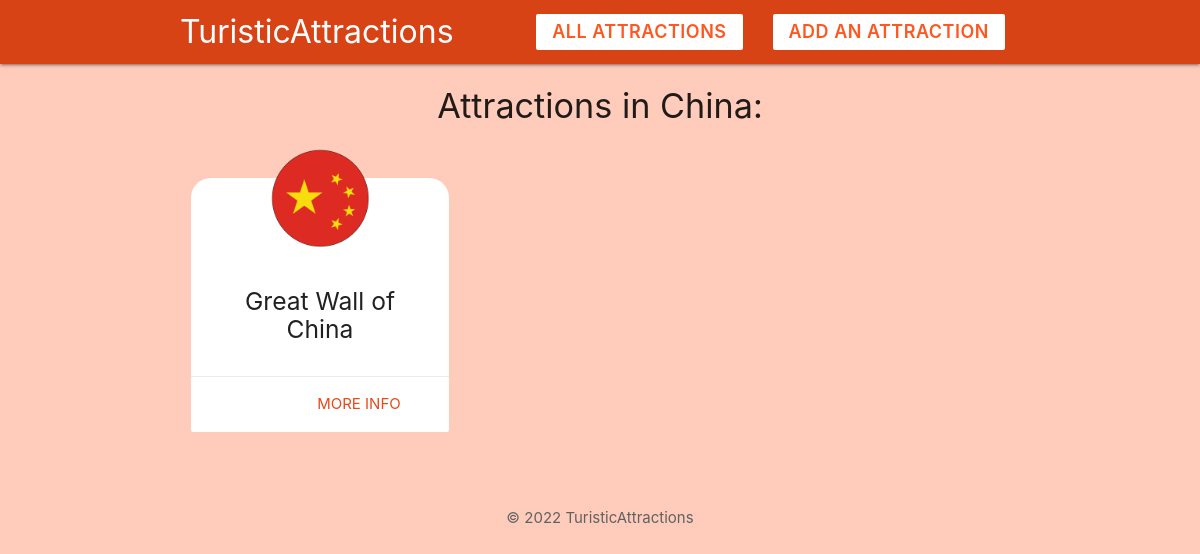
The app's page /country.php?id=3 with its own data.
### tables this page shows
CREATE TABLE `country` (
  `id` int(11) NOT NULL,
  `name` varchar(100) NOT NULL,
  `img` varchar(100) NOT NULL
);

CREATE TABLE `attraction` (
  `id` int(11) NOT NULL,
  `countryid` int(11) NOT NULL,
  `name` varchar(100) NOT NULL,
  `location` varchar(100) NOT NULL,
  `description` varchar(4000) NOT NULL,
  `best_visited` varchar(10) NOT NULL
);

### country.php (the view, shortened to what this page needs)
<?php
if (isset($_GET['id'])) {
    $countryid = mysqli_real_escape_string($conn, $_GET['id']);
}
$query = "SELECT * FROM country WHERE id = $countryid";
$result = mysqli_query($conn, $query);
$country = mysqli_fetch_assoc($result);
$query = "SELECT * FROM attraction WHERE countryid='$countryid'";
$result = mysqli_query($conn, $query);
$attractions = mysqli_fetch_all($result, MYSQLI_ASSOC);
?>
<!DOCTYPE html>
<html lang="en">
<?php include('templates/header.php'); ?>
<?php if ($country == null) : ?>
    <h1 class="center">There is no country with that ID!</h1>
    <div class="center">
        <a href="index.php" class="btn center deep-orange darken-2">Return</a>
    </div>
<?php else : ?>
    <?php if ($attractions == null) { ?>
        <div class="container center">
            <h3 class="center">No attractions in <?php echo $country['name'] ?> in database! </h3>
            <a href="add.php" class="btn center deep-orange darken-2">
                Add some
            </a>
        </div>
    <?php } else {; ?>
        <div class="container">
            <h4 class="center">Attractions in <?php echo $country['name'] ?>:</h4>
            <div class="row">
                <?php foreach ($attractions as $attraction) : ?>
                    <div class="col s12 m6 l4">
                        <div class="card z-depth-0 radius-card">
                            <img src="<?php echo $country['img']; ?>" alt="icon" class="icon-card">
                            <div class="card-content center">
                                <h5><?php echo htmlspecialchars($attraction['name']); ?></h5>
                            </div>
                            <div class="card-action right-align radius-card">
                                <a href="attraction.php?id=<?php echo $attraction['id']; ?>" class="deep-orange-text text-darken-2">
                                    More Info
                                </a>
                            </div>
                        </div>
                    </div>
                <?php endforeach; ?>
            </div>
        </div>
    <?php }; ?>
<?php endif; ?>
<?php include('templates/footer.php'); ?>
</html>

### templates/header.php (style rules this page uses)
.icon-card { max-height: 100px; margin: 40px auto -30px; display: block; position: relative; top: -30px; }
.radius-card { border-radius: 20px; }

### records on screen
country: name "China"
attraction: countryid.img (picture), name "Great Wall of China"
